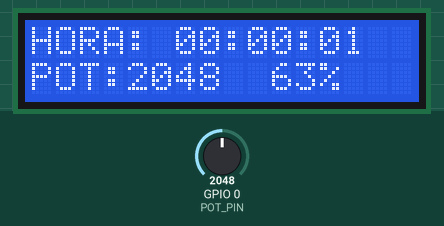
This sketch was run on a simulated ESP32-C6. Shown: 16×2 character LCD. The inputs (shaded band) are chosen by the test bench; at power-on: GPIO 0 (POT_PIN) = 2048 (analog values on the 0–4095 scale). What the sketch prints to the serial monitor is not drawn.

Above: at 3.2 s.
3.3 s: GPIO 0 (POT_PIN) set to 2866
At 4.4 s:
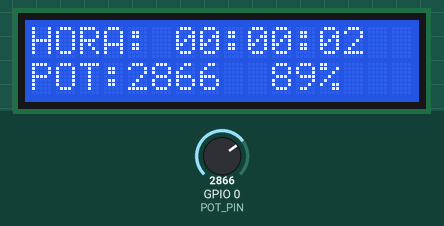
5.1 s: GPIO 0 (POT_PIN) set to 3603
At 6.4 s:
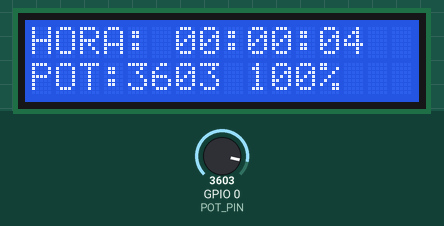
9.1 s: GPIO 0 (POT_PIN) set to 4095
At 10.4 s:
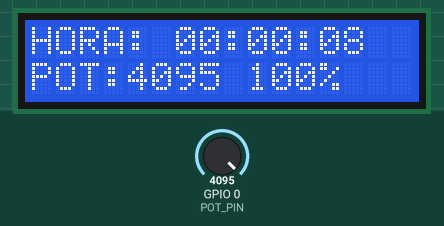
Timing chart, 0 to 12.1 s (numbered marks = the images above; inputs shaded):
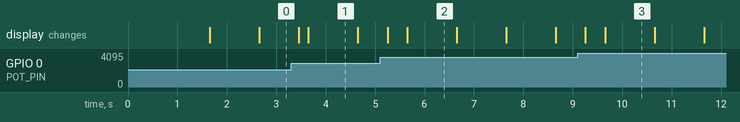

Measured:
- what the display in image 1 shows lasts 1.0 s, from 3.7 s to 4.7 s

The sketch:

ejercicio2.ino
```cpp
#include <Arduino.h>
#include <Wire.h>
#include <hd44780.h>
#include <hd44780ioClass/hd44780_I2Cexp.h>

// =======================================
// CONFIGURACION DE PINES
// =======================================

#define SDA_PIN 6
#define SCL_PIN 7
#define POT_PIN 0

hd44780_I2Cexp lcd;

// =======================================
// VARIABLES DEL RELOJ
// =======================================

int horas = 0;
int minutos = 0;
int segundos = 0;

unsigned long tiempoAnterior = 0;
unsigned long tiempoLCD = 0;

// =======================================
// VARIABLES DEL POTENCIOMETRO
// =======================================

int valorADC = 0;
int porcentaje = 0;

// =======================================
// ACTUALIZAR RELOJ
// =======================================

void actualizarReloj() {

  unsigned long ahora = millis();

  unsigned long transcurridos =
      (ahora - tiempoAnterior) / 1000;

  if (transcurridos > 0) {

    tiempoAnterior += transcurridos * 1000UL;

    unsigned long total =
        horas * 3600UL +
        minutos * 60UL +
        segundos;

    total = (total + transcurridos) % 86400UL;

    horas = total / 3600;
    minutos = (total % 3600) / 60;
    segundos = total % 60;
  }
}

// =======================================
// LEER POTENCIOMETRO
// =======================================

void leerPotenciometro() {

  valorADC = analogRead(POT_PIN);

porcentaje = map(valorADC, 64, 3194, 0, 100);
porcentaje = constrain(porcentaje, 0, 100);
}

// =======================================
// MOSTRAR DATOS EN LCD
// =======================================

void mostrarLCD() {

  char linea1[17];
  char linea2[17];

  snprintf(linea1, sizeof(linea1),
           "HORA: %02d:%02d:%02d",
           horas, minutos, segundos);

  snprintf(linea2, sizeof(linea2),
           "POT:%4d %3d%%",
           valorADC, porcentaje);

  lcd.setCursor(0, 0);
  lcd.print("                ");
  lcd.setCursor(0, 0);
  lcd.print(linea1);

  lcd.setCursor(0, 1);
  lcd.print("                ");
  lcd.setCursor(0, 1);
  lcd.print(linea2);
}

// =======================================
// AJUSTAR HORA DESDE MONITOR SERIAL
// =======================================

void ajustarHora() {

  if (Serial.available() > 0) {

    String entrada = Serial.readStringUntil('\n');
    entrada.trim();

    int h, m, s;
    char extra;

    int leidos = sscanf(
      entrada.c_str(),
      "%d:%d:%d %c",
      &h, &m, &s, &extra
    );

    if (leidos == 3 &&
        h >= 0 && h <= 23 &&
        m >= 0 && m <= 59 &&
        s >= 0 && s <= 59) {

      horas = h;
      minutos = m;
      segundos = s;

      tiempoAnterior = millis();

      Serial.println("Hora configurada.");

    } else {
      Serial.println("Formato incorrecto.");
      Serial.println("Use HH:MM:SS");
    }
  }
}

// =======================================
// SETUP
// =======================================

void setup() {

  Serial.begin(115200);
  Serial.setTimeout(100);

  // Iniciar I2C
  Wire.begin(SDA_PIN, SCL_PIN);
  Wire.setClock(100000);

  // Inicializar LCD
  int resultado = lcd.begin(16, 2);

  if (resultado != 0) {
    Serial.print("Error LCD: ");
    Serial.println(resultado);

    while (true) {
      delay(1000);
    }
  }

  lcd.backlight();

  // Configurar ADC
  analogReadResolution(12);

  // Iniciar pantalla
  lcd.clear();

  lcd.setCursor(0, 0);
  lcd.print("INICIANDO...");

  lcd.setCursor(0, 1);
  lcd.print("ESP32-C6 I2C");

  delay(1500);

  lcd.clear();

  tiempoAnterior = millis();
  tiempoLCD = millis();

  Serial.println("====================");
  Serial.println("RELOJ Y POTENCIOMETRO");
  Serial.println("====================");
  Serial.println("Ingrese la hora:");
  Serial.println("Formato HH:MM:SS");

  leerPotenciometro();
  mostrarLCD();
}

// =======================================
// LOOP
// =======================================

void loop() {

  // Comprobar si el usuario ajusta la hora
  ajustarHora();

  // Actualizar segundos, minutos y horas
  actualizarReloj();

  // Actualizar lectura y pantalla cada 200 ms
  if (millis() - tiempoLCD >= 200) {

    tiempoLCD = millis();

    leerPotenciometro();

    mostrarLCD();

    Serial.printf(
      "Hora: %02d:%02d:%02d | ADC: %d | POT: %d%%\n",
      horas, minutos, segundos,
      valorADC, porcentaje
    );
  }
}
```
